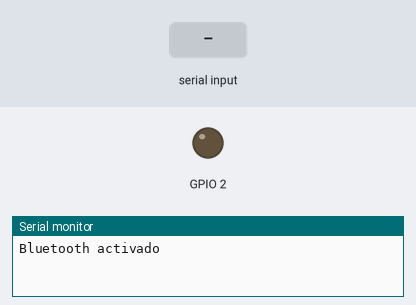
The sketch below on a simulated ESP32. On the bench: output pins drawn as LEDs (lit = HIGH), the last lines printed to the serial monitor. The inputs (shaded band) are chosen by the test bench. Nothing arrives over Bluetooth unless stated.

Above: at 2.2 s.
2.3 s: "R" received over the second serial link
3.9 s: "P" received over the second serial link
5.4 s: "1" received over the second serial link
At 6.4 s:
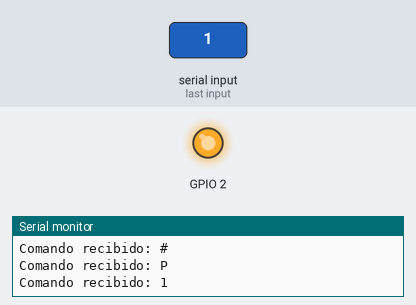
Timing chart, 0 to 8.4 s (numbered marks = the images above; inputs shaded):
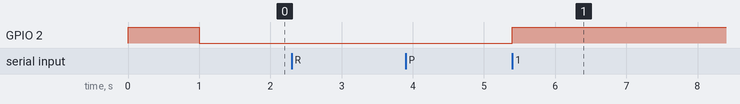

Measured:
- after the input at 5.4 s, GPIO 2: LOW → HIGH at once

The sketch:

ESP32Final.ino
```cpp
#include <Wire.h>
#include <BluetoothSerial.h>
#include <Filters.h>

BluetoothSerial SerialBT;

#if !defined(CONFIG_BT_ENABLED) || !defined(CONFIG_BLUEDROID_ENABLED)
  #error Bluetooth is not enabled! Please run `make menuconfig` to enable it
#endif

// ---------- Variables Globales ----------
volatile int interruptCounter = 0;
hw_timer_t* timer = NULL;
portMUX_TYPE timerMux = portMUX_INITIALIZER_UNLOCKED;

bool acquisitionEnabled = false;
unsigned int adcValue = 0;
unsigned int adcBuffer[20];
unsigned int detectedDevices[20];
int totalDevices = 0;
String btMessage = "";

unsigned int msb = 0, lsb = 0;
int incomingByte = 0;

// ---------- Interrupciones ----------
void IRAM_ATTR onTimer() {
  portENTER_CRITICAL_ISR(&timerMux);
  interruptCounter++;
  portEXIT_CRITICAL_ISR(&timerMux);
}

void decrementInterruptCounter() {
  portENTER_CRITICAL(&timerMux);
  interruptCounter--;
  portEXIT_CRITICAL(&timerMux);
}

// ---------- Busqueda de Dispositivos ----------
void searchI2CDevices() {
  totalDevices = 0;
  for (int addr = 0; addr < 128; addr++) {
    Wire.beginTransmission(addr);
    uint8_t error = Wire.endTransmission();
    if (error == 0) {
      detectedDevices[totalDevices++] = addr;
    }
  }
  Serial.println("Dispositivos encontrados: " + String(totalDevices));
}

unsigned int readADCFromDevice(int address) {
  Wire.requestFrom(address, 2);
  while (Wire.available()) {
    msb = Wire.read();
    lsb = Wire.read();
  }
  return (msb << 8) | lsb;
}

void sendByteToDevice(int address, bool value) {
  Wire.beginTransmission(address);
  Wire.write(byte(value));
  Wire.endTransmission();
}

void sendBTData(unsigned int values[], int count) {
  btMessage = "";
  for (int i = 0; i < count; i++) {
    btMessage += String(values[i]);
    if (i < count - 1) {
      btMessage += ",";
    }
  }
  SerialBT.println(btMessage);
  Serial.println(btMessage);
}

// ---------- Setup ----------
void setup() {
  Serial.begin(9600);
  Wire.begin();
  Wire.setClock(400000);  // I2C a 400 kHz
  SerialBT.begin("ESP32");
  Serial.println("Bluetooth activado");

  pinMode(2, OUTPUT);
  digitalWrite(2, HIGH);
  delay(1000);
  digitalWrite(2, LOW);
  //searchI2CDevices(); //DEBUG

  // Configuración del temporizador
  timer = timerBegin(0, 80, true);               // 80 prescaler -> 1 µs (con 80 MHz APB clock)
  timerAttachInterrupt(timer, &onTimer, true);
  timerAlarmWrite(timer, 5000, true);            // Cada 5000 µs (5 ms)
  timerAlarmEnable(timer);
}

// ---------- Loop Principal ----------
void loop() {
  if (interruptCounter > 0) {
    decrementInterruptCounter();

    if (SerialBT.available()) {
      incomingByte = SerialBT.read();

      switch (incomingByte) {
        case 'R':
        case 'D':
          searchI2CDevices();
          delay(100);
          if (totalDevices == 2 || totalDevices == 9) {
            sendBTData(detectedDevices, totalDevices);
            delay(1000);
            acquisitionEnabled = true;
          } else {
            SerialBT.println("ERROR");
          }
          break;

        case 'P':
          acquisitionEnabled = false;
          break;

        default:
          digitalWrite(2, HIGH);
          break;
      }

      Serial.println("Comando recibido: " + String((char)incomingByte));
    }

    else if (acquisitionEnabled) {
      for (int i = 0; i < totalDevices; i++) {
        adcBuffer[i] = readADCFromDevice(detectedDevices[i]);
      }
      sendBTData(adcBuffer, totalDevices);
    }
  }
}
```
